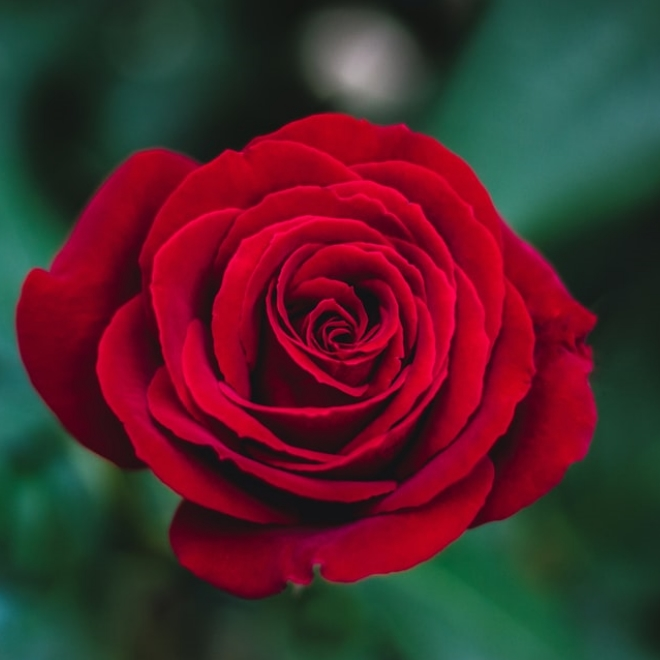
#> input picture rose_task/input.jpg, 660 x 660 px
$ python task.py
#> lines starting #> are read from the running program, lines starting #| are printed output that depends on the picture; after the words box and inside, x2 and y2 are one past the last pixel; in counts of white or black regions, pixels touching at a corner belong together
import cv2
import numpy as np

img = cv2.imread('input.jpg')
#> img is the input picture: shape (660, 660, 3); mean B, G, R 44.1, 39.4, 79.3
img = cv2.pyrDown(img)
#> img: shape (330, 330, 3)
hls = cv2.cvtColor(img,cv2.COLOR_BGR2HLS)
#> hls: shape (330, 330, 3); mean of channels 0, 1, 2 118.3, 59.4, 152.7

red_lower1 = np.array([100,30,30])
red_upper1 = np.array([255,255,255])
red_mask1= cv2.inRange(hls,red_lower1,red_upper1)
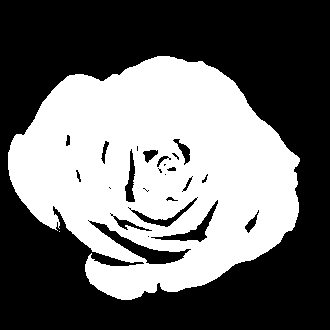
#> red_mask1: shape (330, 330); 42.7% white; 2 white regions (1 under 20 px), largest, box (x1, y1, x2, y2) and area: (8, 56, 300, 300) 46506

red_lower2 = np.array([0,10,10])
red_upper2 = np.array([10,255,255])
red_mask2 = cv2.inRange(hls,red_lower2, red_upper2)
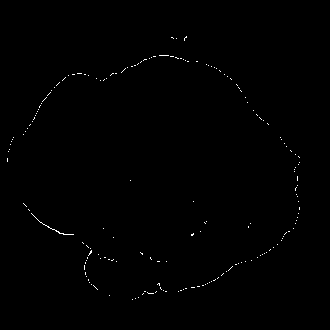
#> red_mask2: shape (330, 330); 0.37% white in thin lines or dots, all inside (x1, y1, x2, y2) = (7, 36, 300, 300)

mask = cv2.bitwise_or(red_mask1,red_mask2)
#> mask: shape (330, 330); 43.1% white; 22 white regions (21 under 20 px), largest, box (x1, y1, x2, y2) and area: (7, 55, 300, 300) 46866

kernel = np.ones((3,3),np.uint8)
mask = cv2.morphologyEx(mask,cv2.MORPH_CLOSE,kernel)
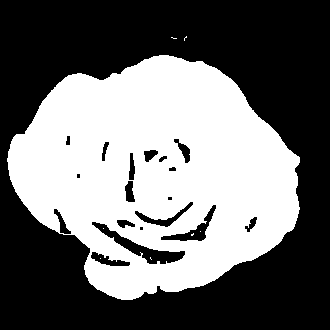
#> mask: shape (330, 330); 43.5% white; 8 white regions (7 under 20 px), largest, box (x1, y1, x2, y2) and area: (7, 55, 300, 300) 47370
mask = cv2.morphologyEx(mask,cv2.MORPH_OPEN,kernel)
#> mask: shape (330, 330); 43.4% white; 1 white region, box (x1, y1, x2, y2) and area: (7, 55, 300, 300) 47314

mask = cv2.erode(mask, kernel, iterations=2)
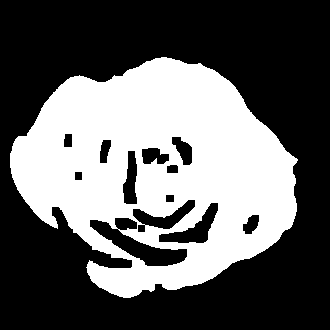
#> mask: shape (330, 330); 38.7% white; 1 white region, box (x1, y1, x2, y2) and area: (10, 57, 298, 298) 42140
mask = cv2.dilate(mask, kernel, iterations=1)
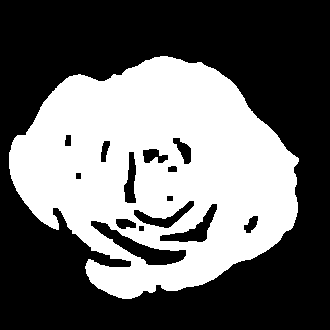
#> mask: shape (330, 330); 41.1% white; 1 white region, box (x1, y1, x2, y2) and area: (9, 56, 299, 299) 44754

hls[mask>0,0] = 135
#> hls: shape (330, 330, 3); mean of channels 0, 1, 2 102.6, 59.4, 152.7
purple_rose = cv2.cvtColor(hls,cv2.COLOR_HLS2BGR)
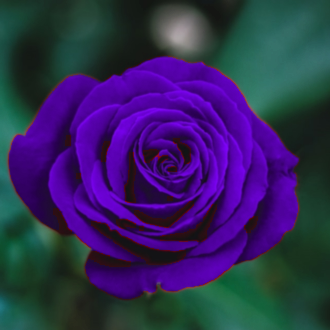
#> purple_rose: shape (330, 330, 3); mean B, G, R 89.3, 39.6, 50.5

purple_rose[mask==0] = (0,0,0)
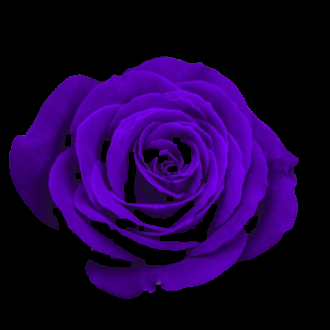
#> purple_rose: shape (330, 330, 3); mean B, G, R 58.8, 1, 29.9

cv2.imshow('original', img)
cv2.imshow('purple rose',purple_rose)

cv2.waitKey(0)
cv2.destroyAllWindows()
